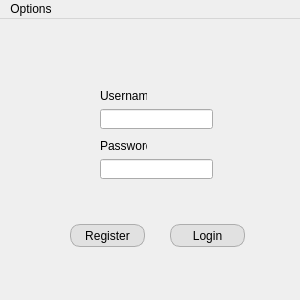
<?xml version="1.0" encoding="UTF-8"?>
<ui version="4.0">
 <class>MainWindow</class>
 <widget class="QMainWindow" name="MainWindow">
  <property name="windowModality">
   <enum>Qt::NonModal</enum>
  </property>
  <property name="enabled">
   <bool>true</bool>
  </property>
  <property name="geometry">
   <rect>
    <x>0</x>
    <y>0</y>
    <width>300</width>
    <height>300</height>
   </rect>
  </property>
  <property name="minimumSize">
   <size>
    <width>300</width>
    <height>300</height>
   </size>
  </property>
  <property name="maximumSize">
   <size>
    <width>300</width>
    <height>300</height>
   </size>
  </property>
  <property name="contextMenuPolicy">
   <enum>Qt::DefaultContextMenu</enum>
  </property>
  <property name="windowTitle">
   <string>Klient</string>
  </property>
  <property name="tabShape">
   <enum>QTabWidget::Rounded</enum>
  </property>
  <property name="unifiedTitleAndToolBarOnMac">
   <bool>false</bool>
  </property>
  <widget class="QWidget" name="centralwidget">
   <property name="cursor">
    <cursorShape>ArrowCursor</cursorShape>
   </property>
   <property name="styleSheet">
    <string notr="true"/>
   </property>
   <widget class="QPushButton" name="LoginButton">
    <property name="geometry">
     <rect>
      <x>170</x>
      <y>205</y>
      <width>75</width>
      <height>23</height>
     </rect>
    </property>
    <property name="focusPolicy">
     <enum>Qt::StrongFocus</enum>
    </property>
    <property name="styleSheet">
     <string notr="true">QPushButton {
color: 'black';
background: #E1E1E1;
border: 1px solid #ADADAD;
border-radius: 10px
}

QPushButton:hover {
border-color: blue
}
</string>
    </property>
    <property name="text">
     <string>Login</string>
    </property>
   </widget>
   <widget class="QPushButton" name="RegisterButton">
    <property name="geometry">
     <rect>
      <x>70</x>
      <y>205</y>
      <width>75</width>
      <height>23</height>
     </rect>
    </property>
    <property name="focusPolicy">
     <enum>Qt::StrongFocus</enum>
    </property>
    <property name="styleSheet">
     <string notr="true">QPushButton {
color: 'black';
background: #E1E1E1;
border: 1px solid #ADADAD;
border-radius: 10px
}

QPushButton:hover {
border-color: blue
}
</string>
    </property>
    <property name="text">
     <string>Register</string>
    </property>
   </widget>
   <widget class="QLineEdit" name="PasswordLine">
    <property name="geometry">
     <rect>
      <x>100</x>
      <y>140</y>
      <width>113</width>
      <height>20</height>
     </rect>
    </property>
    <property name="inputMask">
     <string/>
    </property>
    <property name="text">
     <string/>
    </property>
    <property name="echoMode">
     <enum>QLineEdit::Password</enum>
    </property>
    <property name="placeholderText">
     <string/>
    </property>
   </widget>
   <widget class="QLineEdit" name="UsernameLine">
    <property name="geometry">
     <rect>
      <x>100</x>
      <y>90</y>
      <width>113</width>
      <height>20</height>
     </rect>
    </property>
    <property name="inputMask">
     <string/>
    </property>
    <property name="alignment">
     <set>Qt::AlignLeading|Qt::AlignLeft|Qt::AlignVCenter</set>
    </property>
    <property name="placeholderText">
     <string/>
    </property>
   </widget>
   <widget class="QLabel" name="UsernameLabel">
    <property name="geometry">
     <rect>
      <x>100</x>
      <y>70</y>
      <width>47</width>
      <height>13</height>
     </rect>
    </property>
    <property name="text">
     <string>Username</string>
    </property>
    <property name="alignment">
     <set>Qt::AlignLeading|Qt::AlignLeft|Qt::AlignVCenter</set>
    </property>
    <property name="buddy">
     <cstring>UsernameLine</cstring>
    </property>
   </widget>
   <widget class="QLabel" name="PasswordLabel">
    <property name="geometry">
     <rect>
      <x>100</x>
      <y>120</y>
      <width>47</width>
      <height>13</height>
     </rect>
    </property>
    <property name="text">
     <string>Password</string>
    </property>
    <property name="buddy">
     <cstring>PasswordLine</cstring>
    </property>
   </widget>
   <widget class="QLabel" name="InformationLabel">
    <property name="geometry">
     <rect>
      <x>10</x>
      <y>170</y>
      <width>281</width>
      <height>31</height>
     </rect>
    </property>
    <property name="layoutDirection">
     <enum>Qt::LeftToRight</enum>
    </property>
    <property name="text">
     <string/>
    </property>
    <property name="alignment">
     <set>Qt::AlignCenter</set>
    </property>
    <property name="wordWrap">
     <bool>true</bool>
    </property>
    <property name="indent">
     <number>-1</number>
    </property>
   </widget>
  </widget>
  <widget class="QMenuBar" name="menubar">
   <property name="geometry">
    <rect>
     <x>0</x>
     <y>0</y>
     <width>300</width>
     <height>21</height>
    </rect>
   </property>
   <widget class="QMenu" name="menuOptions">
    <property name="geometry">
     <rect>
      <x>239</x>
      <y>125</y>
      <width>135</width>
      <height>94</height>
     </rect>
    </property>
    <property name="title">
     <string>Options</string>
    </property>
    <widget class="QMenu" name="menuThemes">
     <property name="title">
      <string>Themes</string>
     </property>
     <addaction name="actionDark_Mode"/>
     <addaction name="actionLight_Mode"/>
    </widget>
    <addaction name="menuThemes"/>
    <addaction name="actionExit"/>
   </widget>
   <addaction name="menuOptions"/>
  </widget>
  <action name="actionTing">
   <property name="text">
    <string>Ting</string>
   </property>
  </action>
  <action name="actionthing">
   <property name="text">
    <string>thing</string>
   </property>
  </action>
  <action name="actionSettings_2">
   <property name="text">
    <string>Settings</string>
   </property>
   <property name="menuRole">
    <enum>QAction::TextHeuristicRole</enum>
   </property>
  </action>
  <action name="actionExit">
   <property name="text">
    <string>Exit</string>
   </property>
   <property name="menuRole">
    <enum>QAction::TextHeuristicRole</enum>
   </property>
  </action>
  <action name="actionDark_Mode">
   <property name="text">
    <string>Dark Theme</string>
   </property>
  </action>
  <action name="actionLight_Mode">
   <property name="text">
    <string>Light Theme</string>
   </property>
  </action>
 </widget>
 <tabstops>
  <tabstop>UsernameLine</tabstop>
  <tabstop>PasswordLine</tabstop>
  <tabstop>LoginButton</tabstop>
  <tabstop>RegisterButton</tabstop>
 </tabstops>
 <resources/>
 <connections>
  <connection>
   <sender>UsernameLine</sender>
   <signal>returnPressed()</signal>
   <receiver>LoginButton</receiver>
   <slot>click()</slot>
   <hints>
    <hint type="sourcelabel">
     <x>178</x>
     <y>126</y>
    </hint>
    <hint type="destinationlabel">
     <x>178</x>
     <y>235</y>
    </hint>
   </hints>
  </connection>
  <connection>
   <sender>PasswordLine</sender>
   <signal>returnPressed()</signal>
   <receiver>LoginButton</receiver>
   <slot>click()</slot>
   <hints>
    <hint type="sourcelabel">
     <x>206</x>
     <y>161</y>
    </hint>
    <hint type="destinationlabel">
     <x>206</x>
     <y>238</y>
    </hint>
   </hints>
  </connection>
 </connections>
</ui>
